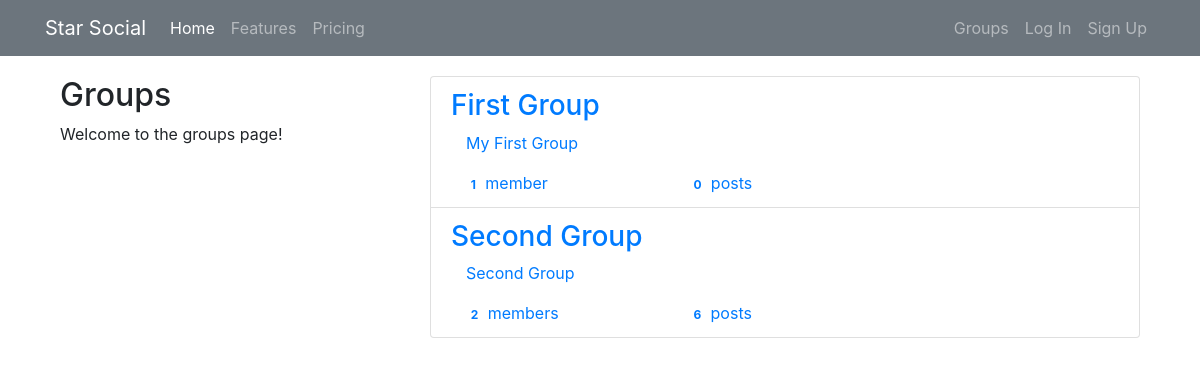
The app's page /groups/ with its own data.
### groups/models.py (models this page shows, shortened)
class Group(models.Model):
    name = models.CharField(max_length=255,unique=True)
    slug = models.SlugField(allow_unicode=True,unique=True)
    description = models.TextField (blank=True,default='')
    description_html = models.TextField(editable=False,default='',blank=True)
    members = models.ManyToManyField(User,through='GroupMember')
    class Meta:
        ordering = ['name']

### groups/views.py (the view)
# urls.py: path('',views.ListGroups.as_view(),name='all'),
class ListGroups(generic.ListView):
    model = Group

### groups/templates/groups/group_list.html (shortened to what this page needs)
{% extends 'groups/group_base.html' %}
{% block pregroup %}
    <div class="col-md-4">
        <div class="content">
            <h2>Groups</h2>
            <p>Welcome to the groups page!</p>
        </div>
    </div>
{% endblock %}
{% block group_content %}
    <div class="col-md-8">
        <div class="list-group">
            {% for group in object_list %}
                <a class="list-group-item" href="{% url 'groups:single' slug=group.slug %}">
                    <h3 class="title list-group-item-heading">{{ group.name }}</h3>
                    <div class="list-group-item-text container-fluid">
                        {{ group.description_html|safe }}
                        <div class="row">
                            <div class="col-md-4">
                                <span class="badge">{{ group.members.count }}</span>
                                member{{ group.members.count|pluralize }}
                            </div>
                            <div class="col-md-4">
                                <span class="badge">{{ group.posts.count }}</span>
                                post{{ group.posts.count|pluralize }}
                            </div>
                        </div>
                    </div>
                </a>
            {% endfor %}
        </div>
    </div>
{% endblock %}

### groups/templates/groups/group_base.html (shortened to what this page needs)
{% extends 'base.html' %}
{% block body %}
<div class="container">
    <div class="row">
        {% block pregroup %}{% endblock %}
        {% block group_content %}{% endblock %}
    </div>
</div>
{% endblock %}

### templates/base.html (shortened to what this page needs)
<!DOCTYPE html>
{% load static %}
<html lang="en">
<head>
    <link rel="stylesheet" href="https://stackpath.bootstrapcdn.com/bootstrap/4.4.1/css/bootstrap.min.css">
    <link rel="stylesheet" href="{% static 'simplesocial/css/master.css' %}">
</head>
<body>
    <nav class="navbar navbar-expand-lg navbar-dark bg-secondary" id="navbar">
        <div class="container">
            <a class="navbar-brand mynav" href="{% url 'home' %}">Star Social</a>
            <div class="collapse navbar-collapse" id="navbarNav">
                <ul class="navbar-nav">
                    <li class="nav-item active">
                        <a class="nav-link" href="#">Home <span class="sr-only">(current)</span></a>
                    </li>
                    <li class="nav-item">
                        <a class="nav-link" href="#">Features</a>
                    </li>
                    <li class="nav-item">
                        <a class="nav-link" href="#">Pricing</a>
                    </li>
                </ul>
                <ul class="navbar-nav ml-auto">
                    {% if user.is_authenticated %}
                        <li class="nav-item">
                            <a class="nav-link" href="{% url 'posts:create' %}">Post</a>
                        </li>
                        <li class="nav-item">
                            <a class="nav-link" href="{% url 'groups:all' %}">Groups</a>
                        </li>
                        <li class="nav-item">
                            <a class="nav-link" href="{% url 'groups:create' %}">Create Group</a>
                        </li>
                        <li class="nav-item">
                            <a class="nav-link" href="{% url 'accounts:logout' %}">Log Out</a>
                        </li>
                    {% else %}
                        <li class="nav-item">
                            <a class="nav-link" href="{% url 'groups:all' %}">Groups</a>
                        </li>
                        <li class="nav-item">
                            <a class="nav-link" href="{% url 'accounts:login' %}">Log In</a>
                        </li>
                        <li class="nav-item">
                            <a class="nav-link" href="{% url 'accounts:signup' %}">Sign Up</a>
                        </li>
                    {% endif %}
                </ul>
            </div>
        </div>
    </nav>
    <div class="container mycontent">
        {% block body %}
        {% endblock %}
    </div>
</body>
</html>

### static/simplesocial/css/master.css (style rules this page uses)
body { margin: 0; overflow: hidden; }
.mycontent { margin-top: 20px; }

### records on screen
Group: name "First Group", description_html "My First Group", members.count "1", posts.count "0"
Group: name "Second Group", description_html "Second Group", members.count "2", posts.count "6"
